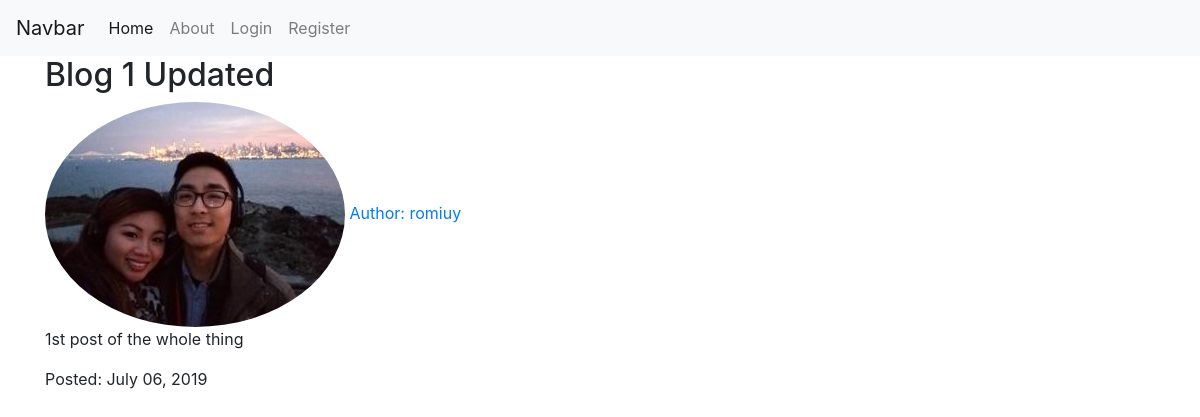
Before: /post/1/ with the older database file.
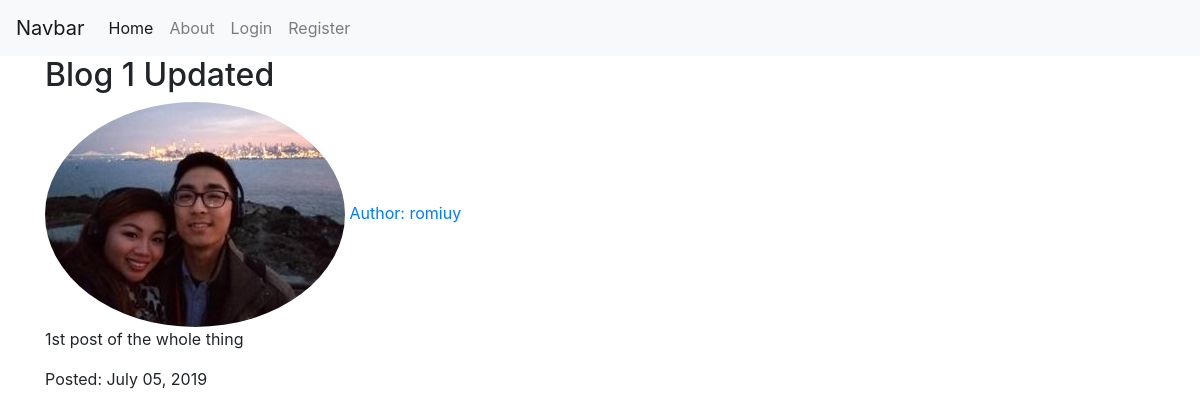
After: the same page with the newer database file.
### blog/models.py (models this page shows, shortened)
class Post(models.Model):
    title = models.CharField(max_length=100)
    content = models.TextField()
    date_posted = models.DateTimeField(default=timezone.now)
    author = models.ForeignKey(User, on_delete=models.CASCADE)

### users/models.py (models this page shows, shortened)
class Profile(models.Model):
    user = models.OneToOneField(User, on_delete=models.CASCADE)
    image = models.ImageField(default='default.jpg', upload_to='profile_pics')

### blog/views.py (the view)
# urls.py: path('post/<int:pk>/', PostDetailView.as_view(), name='post-detail'),
class PostDetailView(DetailView):
    model = Post

### blog/templates/blog/post_detail.html (shortened to what this page needs)
{% extends 'blog/base.html' %}
{% block content %}
<h2>{{ object.title }}</h2>
<img class='rounded-circle' src='{{object.author.profile.image.url}}'>
<a href='{% url "user-posts" object.author.username %}'>Author: {{ object.author }}</a>
<p>{{ object.content }}</p>
<p>Posted: {{ object.date_posted|date:"F d, Y" }}</p>
{% endblock content %}

Changed rows visible on the page:
changed Post "Blog 1 Updated": date_posted "July 06, 2019" → "July 05, 2019"
